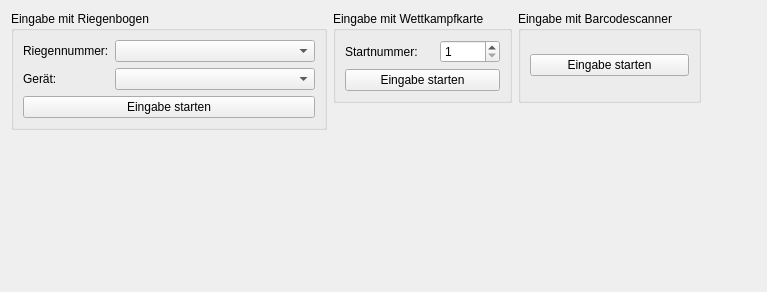
<?xml version="1.0" encoding="UTF-8"?>
<ui version="4.0">
 <class>CaptureWidget</class>
 <widget class="QWidget" name="CaptureWidget">
  <property name="geometry">
   <rect>
    <x>0</x>
    <y>0</y>
    <width>767</width>
    <height>292</height>
   </rect>
  </property>
  <property name="windowTitle">
   <string>Form</string>
  </property>
  <property name="windowIcon">
   <iconset resource="../resources/TurnFix.qrc">
    <normaloff>:/appicons/icon.png</normaloff>:/appicons/icon.png</iconset>
  </property>
  <layout class="QGridLayout" name="gridLayout">
   <item row="0" column="0" rowspan="2">
    <widget class="QGroupBox" name="groupBox">
     <property name="sizePolicy">
      <sizepolicy hsizetype="Fixed" vsizetype="Preferred">
       <horstretch>0</horstretch>
       <verstretch>0</verstretch>
      </sizepolicy>
     </property>
     <property name="title">
      <string>Eingabe mit Riegenbogen</string>
     </property>
     <layout class="QGridLayout" name="gridLayout_12">
      <item row="0" column="0">
       <widget class="QLabel" name="lbl_squadno">
        <property name="sizePolicy">
         <sizepolicy hsizetype="Fixed" vsizetype="Preferred">
          <horstretch>0</horstretch>
          <verstretch>0</verstretch>
         </sizepolicy>
        </property>
        <property name="text">
         <string>Riegennummer:</string>
        </property>
       </widget>
      </item>
      <item row="1" column="0">
       <widget class="QLabel" name="lbl_apparatus">
        <property name="sizePolicy">
         <sizepolicy hsizetype="Fixed" vsizetype="Preferred">
          <horstretch>0</horstretch>
          <verstretch>0</verstretch>
         </sizepolicy>
        </property>
        <property name="text">
         <string>Gerät:</string>
        </property>
       </widget>
      </item>
      <item row="1" column="1">
       <widget class="QComboBox" name="cmb_apparatus">
        <property name="sizePolicy">
         <sizepolicy hsizetype="Fixed" vsizetype="Fixed">
          <horstretch>0</horstretch>
          <verstretch>0</verstretch>
         </sizepolicy>
        </property>
        <property name="minimumSize">
         <size>
          <width>200</width>
          <height>0</height>
         </size>
        </property>
        <property name="maximumSize">
         <size>
          <width>200</width>
          <height>16777215</height>
         </size>
        </property>
       </widget>
      </item>
      <item row="2" column="0" colspan="2">
       <widget class="QPushButton" name="but_startbogen">
        <property name="text">
         <string>Eingabe starten</string>
        </property>
       </widget>
      </item>
      <item row="0" column="1">
       <widget class="QComboBox" name="cmb_squadno">
        <property name="minimumSize">
         <size>
          <width>200</width>
          <height>0</height>
         </size>
        </property>
        <property name="maximumSize">
         <size>
          <width>200</width>
          <height>16777215</height>
         </size>
        </property>
       </widget>
      </item>
     </layout>
    </widget>
   </item>
   <item row="0" column="1">
    <widget class="QGroupBox" name="groupBox_2">
     <property name="sizePolicy">
      <sizepolicy hsizetype="Fixed" vsizetype="Preferred">
       <horstretch>0</horstretch>
       <verstretch>0</verstretch>
      </sizepolicy>
     </property>
     <property name="title">
      <string>Eingabe mit Wettkampfkarte</string>
     </property>
     <layout class="QGridLayout" name="gridLayout_2">
      <item row="1" column="0" colspan="2">
       <widget class="QPushButton" name="but_startkarte">
        <property name="text">
         <string>Eingabe starten</string>
        </property>
       </widget>
      </item>
      <item row="0" column="1">
       <widget class="QSpinBox" name="sbx_squadno_2">
        <property name="sizePolicy">
         <sizepolicy hsizetype="Fixed" vsizetype="Fixed">
          <horstretch>0</horstretch>
          <verstretch>0</verstretch>
         </sizepolicy>
        </property>
        <property name="minimumSize">
         <size>
          <width>60</width>
          <height>0</height>
         </size>
        </property>
        <property name="maximumSize">
         <size>
          <width>60</width>
          <height>16777215</height>
         </size>
        </property>
        <property name="minimum">
         <number>1</number>
        </property>
        <property name="maximum">
         <number>9999999</number>
        </property>
       </widget>
      </item>
      <item row="0" column="0">
       <widget class="QLabel" name="label">
        <property name="text">
         <string>Startnummer:</string>
        </property>
       </widget>
      </item>
     </layout>
    </widget>
   </item>
   <item row="2" column="0">
    <spacer name="verticalSpacer">
     <property name="orientation">
      <enum>Qt::Vertical</enum>
     </property>
     <property name="sizeHint" stdset="0">
      <size>
       <width>20</width>
       <height>40</height>
      </size>
     </property>
    </spacer>
   </item>
   <item row="0" column="3">
    <spacer name="horizontalSpacer">
     <property name="orientation">
      <enum>Qt::Horizontal</enum>
     </property>
     <property name="sizeHint" stdset="0">
      <size>
       <width>40</width>
       <height>20</height>
      </size>
     </property>
    </spacer>
   </item>
   <item row="0" column="2">
    <widget class="QGroupBox" name="groupBox_3">
     <property name="title">
      <string>Eingabe mit Barcodescanner</string>
     </property>
     <layout class="QHBoxLayout" name="horizontalLayout">
      <item>
       <widget class="QPushButton" name="but_barcode">
        <property name="text">
         <string>Eingabe starten</string>
        </property>
       </widget>
      </item>
     </layout>
    </widget>
   </item>
  </layout>
 </widget>
 <resources>
  <include location="../resources/TurnFix.qrc"/>
 </resources>
 <connections/>
</ui>
